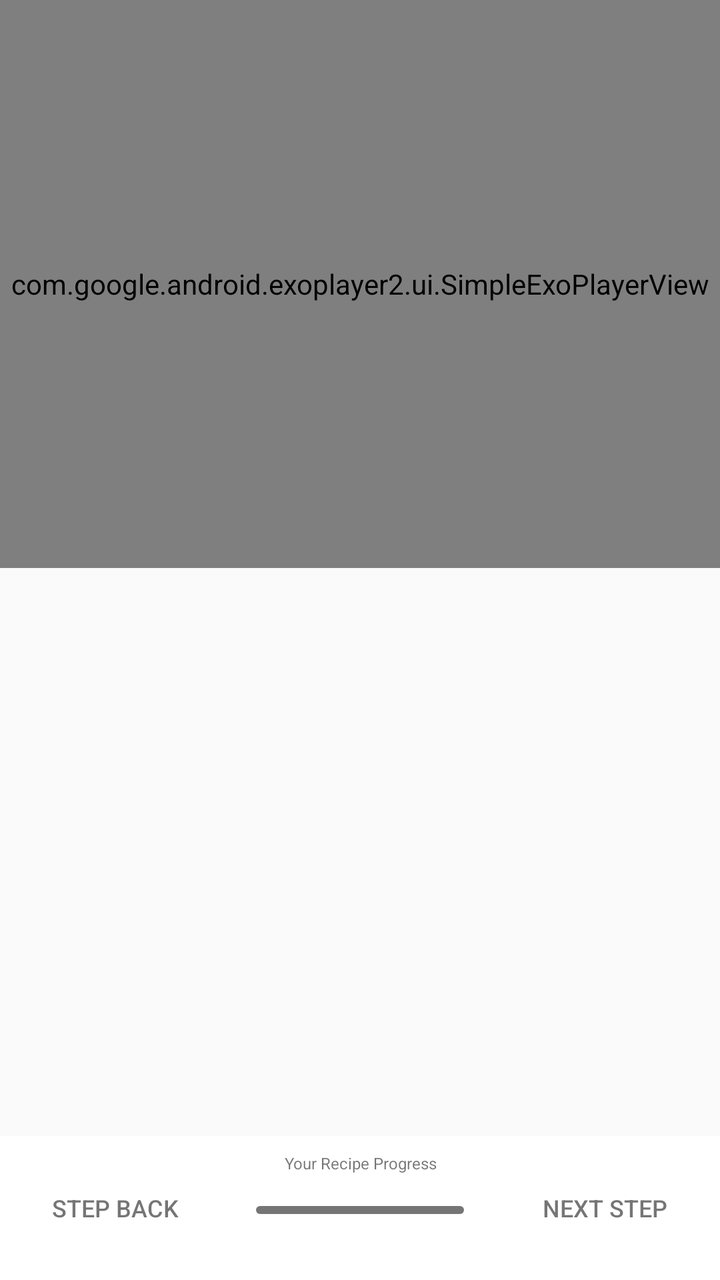
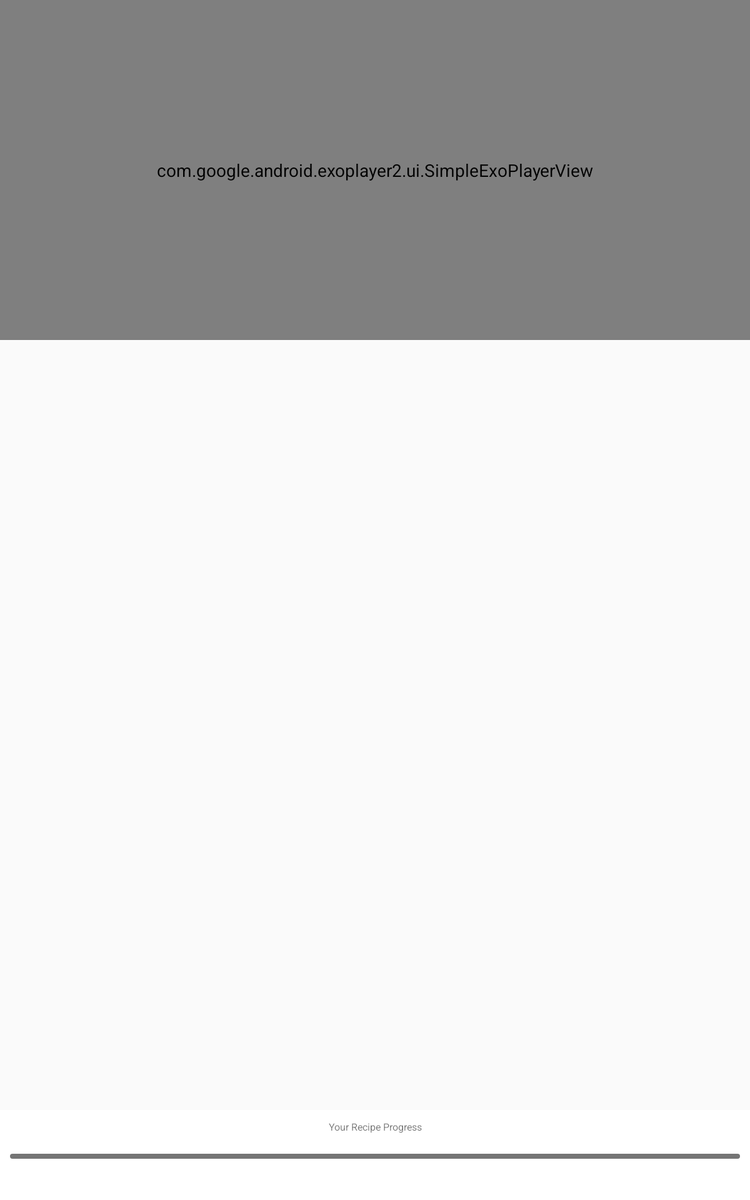

Compare how this app lays out the same screen by default and in its alternative resource folder. The renders come first, then the two layout files and the values they reference.
<!-- AndroidManifest.xml: application theme AppTheme -->
<!-- res/layout/fragment_step_details.xml -->
<?xml version="1.0" encoding="utf-8"?>
    <LinearLayout xmlns:android="http://schemas.android.com/apk/res/android"
        xmlns:app="http://schemas.android.com/apk/res-auto"
        android:orientation="vertical"
        android:layout_width="match_parent"
        android:layout_height="match_parent">

        <RelativeLayout
            android:id="@+id/relative_layout_video"
            android:layout_width="match_parent"
            android:layout_height="match_parent"
            android:layout_weight="1">

            <ImageView
                android:id="@+id/thumbnail_image_view"
                android:layout_width="match_parent"
                android:layout_height="wrap_content"
                android:src="@drawable/nutella_pie"
                android:layout_centerHorizontal="true"
                android:visibility="gone"/>

            <com.google.android.exoplayer2.ui.SimpleExoPlayerView
                android:id="@+id/step_video_view"
                android:layout_width="match_parent"
                android:layout_height="match_parent"
                app:resize_mode="fill"
                android:visibility="visible"/>

        </RelativeLayout>

        <TextView
            android:id="@+id/step_description_details"
            android:layout_width="match_parent"
            android:layout_height="match_parent"
            android:layout_weight="1"
            android:layout_margin="@dimen/step_description_details_textview_margin"
            android:gravity="center"
            android:textSize="@dimen/step_description_details_text"/>

        <LinearLayout
            android:id="@+id/layout_bottom_navigation"
            android:layout_width="match_parent"
            android:layout_height="@dimen/step_details_bottom_nav_height"
            android:background="@color/colorWhite"
            android:orientation="horizontal">

            <android.support.v7.widget.AppCompatButton
                android:id="@+id/step_previous"
                android:textSize="@dimen/stepper_font_size"
                android:textColor="@color/textDarkSecondary"
                android:background="@android:color/transparent"
                android:layout_width="match_parent"
                android:layout_height="match_parent"
                android:layout_gravity="center_vertical"
                android:layout_marginRight="@dimen/step_details_nav_buttom_margin"
                android:drawableLeft="@drawable/ic_chevron_left"
                android:text="@string/previous_step"
                android:layout_weight="1"
                style="?android:attr/borderlessButtonStyle"/>

            <LinearLayout
                android:layout_width="match_parent"
                android:layout_height="match_parent"
                android:layout_weight="1"
                android:orientation="vertical">

                <TextView
                    android:id="@+id/progress_bar_title"
                    android:layout_width="match_parent"
                    android:layout_height="wrap_content"
                    android:textSize="@dimen/step_details_bottom_nav_text"
                    android:text="Your Recipe Progress"
                    android:padding="@dimen/step_details_bottom_nav_padding"
                    android:gravity="center_horizontal"/>

                <ProgressBar
                    android:id="@+id/step_progress"
                    style="?android:attr/progressBarStyleHorizontal"
                    android:layout_width="match_parent"
                    android:layout_height="@dimen/step_details_progress_bar"
                    android:layout_gravity="center"
                    android:padding="@dimen/step_details_bottom_nav_padding"
                    android:progressDrawable="@drawable/gradient_progress"
                    android:secondaryProgressTint="@color/textDarkSecondary" />

            </LinearLayout>


            <android.support.v7.widget.AppCompatButton
                android:id="@+id/step_next"
                android:textSize="@dimen/stepper_font_size"
                android:background="@android:color/transparent"
                android:textColor="@color/textDarkSecondary"
                android:textAlignment="center"
                android:layout_width="match_parent"
                android:layout_height="match_parent"
                android:layout_marginLeft="@dimen/step_details_nav_buttom_margin"
                android:layout_gravity="center_vertical"
                android:drawableRight="@drawable/ic_chevron_right"
                android:text="@string/next_step"
                android:layout_weight="1"
                style="?android:attr/borderlessButtonStyle"/>

        </LinearLayout>

    </LinearLayout>
<!-- resources referenced by this layout -->
<resources>
  <color name="colorWhite">#ffffff</color>
  <color name="textDarkSecondary">#8A000000</color>
  <!-- from res/values-v14/ -->
  <dimen name="step_description_details_text">16sp</dimen>
  <!-- from res/values-v14/ -->
  <dimen name="step_description_details_textview_margin">15dp</dimen>
  <!-- from res/values-v14/ -->
  <dimen name="step_details_bottom_nav_height">72dp</dimen>
  <!-- from res/values-v14/ -->
  <dimen name="step_details_bottom_nav_padding">8dp</dimen>
  <!-- from res/values-v14/ -->
  <dimen name="step_details_bottom_nav_text">8sp</dimen>
  <!-- from res/values-v14/ -->
  <dimen name="step_details_nav_buttom_margin">5dp</dimen>
  <!-- from res/values-v14/ -->
  <dimen name="step_details_progress_bar">20dp</dimen>
  <!-- from res/values-v14/ -->
  <dimen name="stepper_font_size">12sp</dimen>
  <!-- drawable gradient_progress (drawable) -->
  <?xml version="1.0" encoding="utf-8"?>
  <layer-list xmlns:android="http://schemas.android.com/apk/res/android">
  
      <item android:id="@android:id/background">
          <shape>
              <corners android:radius="5dp"/>
              <solid android:color="#8A000000"/>
          </shape>
      </item>
  
      <item android:id="@android:id/progress">
          <clip>
              <shape>
                  <corners android:radius="5dp"/>
                  <gradient
                      android:endColor="@android:color/holo_red_dark"
                      android:startColor="@android:color/holo_orange_light"
                      />
              </shape>
          </clip>
      </item>
  
  </layer-list>
  <!-- drawable nutella_pie: jpg bitmap (drawable, 121943 bytes) -->
  <string name="next_step">Next Step</string>
  <string name="previous_step">Step Back</string>
  <style name="AppTheme" parent="Theme.AppCompat.Light.DarkActionBar">
          
          <item name="colorPrimary">@android:color/holo_red_light</item>
          <item name="colorPrimaryDark">@android:color/holo_red_dark</item>
          <item name="colorAccent">?android:attr/colorMultiSelectHighlight</item>
      </style>
</resources>
<!-- res/layout-sw600dp-port/fragment_step_details.xml (the repository's variant of the layout above) -->
<!-- drawn on a 7-inch tablet held upright -->
<?xml version="1.0" encoding="utf-8"?>
<LinearLayout xmlns:android="http://schemas.android.com/apk/res/android"
    xmlns:app="http://schemas.android.com/apk/res-auto"
    android:orientation="vertical"
    android:layout_width="match_parent"
    android:layout_height="match_parent">


    <RelativeLayout
        android:id="@+id/relative_layout_video"
        android:layout_width="match_parent"
        android:layout_height="match_parent"
        android:layout_weight="2">

        <ImageView
            android:id="@+id/thumbnail_image_view"
            android:layout_width="match_parent"
            android:layout_height="wrap_content"
            android:src="@drawable/nutella_pie"
            android:layout_centerHorizontal="true"
            android:visibility="gone"/>

        <com.google.android.exoplayer2.ui.SimpleExoPlayerView
            android:id="@+id/step_video_view"
            android:layout_width="match_parent"
            android:layout_height="match_parent"
            app:resize_mode="fill"
            android:visibility="visible"/>



    </RelativeLayout>



    <TextView
        android:id="@+id/step_description_details"
        android:layout_width="match_parent"
        android:layout_height="match_parent"
        android:layout_weight="1"
        android:layout_margin="@dimen/step_description_details_textview_margin"
        android:gravity="center"
        android:textSize="@dimen/step_description_details_text"/>

    <LinearLayout
        android:id="@+id/layout_bottom_navigation"
        android:layout_width="match_parent"
        android:layout_height="@dimen/step_details_bottom_nav_height"
        android:background="@color/colorWhite"
        android:orientation="horizontal">


        <LinearLayout
            android:layout_width="match_parent"
            android:layout_height="match_parent"
            android:layout_weight="1"
            android:orientation="vertical">

            <TextView
                android:id="@+id/progress_bar_title"
                android:layout_width="match_parent"
                android:layout_height="wrap_content"
                android:textSize="@dimen/step_details_bottom_nav_text"
                android:text="Your Recipe Progress"
                android:padding="@dimen/step_details_bottom_nav_padding"
                android:gravity="center"/>

            <ProgressBar
                android:id="@+id/step_progress"
                style="?android:attr/progressBarStyleHorizontal"
                android:layout_width="match_parent"
                android:layout_height="@dimen/step_details_progress_bar"
                android:layout_gravity="center"
                android:padding="@dimen/step_details_bottom_nav_padding"
                android:progressDrawable="@drawable/gradient_progress"
                android:secondaryProgressTint="@color/textDarkSecondary" />

        </LinearLayout>

    </LinearLayout>

</LinearLayout>
<!-- resources referenced by the variant -->
<!-- as a 7-inch tablet held upright resolves them -->
<resources>
  <color name="colorWhite">#ffffff</color>
  <color name="textDarkSecondary">#8A000000</color>
  <!-- from res/values-v14/ -->
  <dimen name="step_description_details_text">16sp</dimen>
  <!-- from res/values-v14/ -->
  <dimen name="step_description_details_textview_margin">15dp</dimen>
  <!-- from res/values-v14/ -->
  <dimen name="step_details_bottom_nav_height">72dp</dimen>
  <!-- from res/values-v14/ -->
  <dimen name="step_details_bottom_nav_padding">8dp</dimen>
  <!-- from res/values-v14/ -->
  <dimen name="step_details_bottom_nav_text">8sp</dimen>
  <!-- from res/values-v14/ -->
  <dimen name="step_details_progress_bar">20dp</dimen>
  <!-- drawable gradient_progress (drawable) -->
  <?xml version="1.0" encoding="utf-8"?>
  <layer-list xmlns:android="http://schemas.android.com/apk/res/android">
  
      <item android:id="@android:id/background">
          <shape>
              <corners android:radius="5dp"/>
              <solid android:color="#8A000000"/>
          </shape>
      </item>
  
      <item android:id="@android:id/progress">
          <clip>
              <shape>
                  <corners android:radius="5dp"/>
                  <gradient
                      android:endColor="@android:color/holo_red_dark"
                      android:startColor="@android:color/holo_orange_light"
                      />
              </shape>
          </clip>
      </item>
  
  </layer-list>
  <!-- drawable nutella_pie: jpg bitmap (drawable, 121943 bytes) -->
  <style name="AppTheme" parent="Theme.AppCompat.Light.DarkActionBar">
          
          <item name="colorPrimary">@android:color/holo_red_light</item>
          <item name="colorPrimaryDark">@android:color/holo_red_dark</item>
          <item name="colorAccent">?android:attr/colorMultiSelectHighlight</item>
      </style>
</resources>
